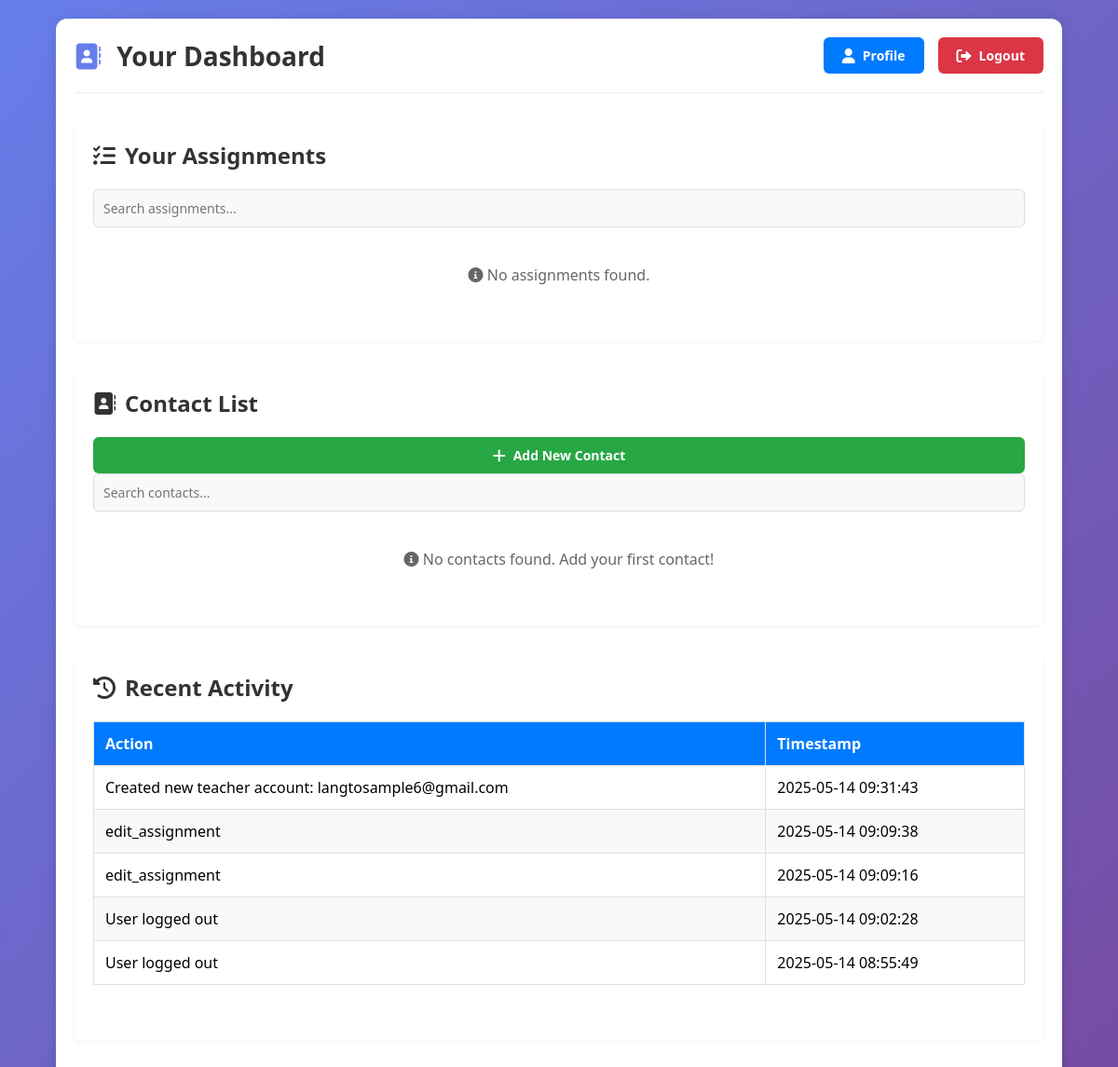
The app's page /pages/user_dashboard.php (signed in) with its own data.
### tables this page shows
CREATE TABLE `logs` (
  `id` int(11) NOT NULL,
  `user_id` int(11) NOT NULL,
  `action` varchar(255) NOT NULL,
  `ip_address` varchar(45) DEFAULT NULL,
  `user_agent` text DEFAULT NULL,
  `timestamp` timestamp NOT NULL DEFAULT current_timestamp(),
  `details` text DEFAULT NULL
);

### pages/user_dashboard.php (the view, shortened to what this page needs)
<?php
require_once __DIR__ . '/../config/database.php';
$user_id = $_SESSION['user_id'];
$stmt = $conn->prepare("SELECT * FROM contacts WHERE user_id = ? AND is_deleted = 0");
$stmt->execute([$user_id]);
$contacts = $stmt->fetchAll();
$stmt = $conn->prepare("SELECT a.*, u.name as teacher_name
                       FROM assignments a
                       JOIN users u ON a.teacher_id = u.id
                       WHERE a.user_id = ? AND a.is_deleted = 0
                       ORDER BY a.due_date ASC");
$stmt->execute([$user_id]);
$assignments = $stmt->fetchAll();
$stmt = $conn->prepare("SELECT l.*, u.name as user_name
                       FROM logs l
                       JOIN users u ON l.user_id = u.id
                       WHERE l.user_id = ?
                       ORDER BY l.timestamp DESC LIMIT 5");
$stmt->execute([$user_id]);
$recent_logs = $stmt->fetchAll();
?>
<!DOCTYPE html>
<html lang="en">
<head>
    <link rel="stylesheet" href="styles.css">
    <link rel="stylesheet" href="https://cdnjs.cloudflare.com/ajax/libs/font-awesome/6.0.0/css/all.min.css">
</head>
<body>
    <div class="container">
        <div class="header">
            <h1><i class="fas fa-address-book"></i> Your Dashboard</h1>
            <div class="nav-buttons">
                <a href="profile.php" class="btn">
                    <i class="fas fa-user"></i> Profile
                </a>
                <a href="logout.php" class="btn btn-danger">
                    <i class="fas fa-sign-out-alt"></i> Logout
                </a>
            </div>
        </div>
        <div class="section">
            <div class="header-actions">
                <h2><i class="fas fa-tasks"></i> Your Assignments</h2>
            </div>
            <div class="search-box">
                <input type="text" id="assignmentSearch" placeholder="Search assignments...">
            </div>
            <div class="table-container">
                <?php if (empty($assignments)): ?>
                    <div class="no-contacts">
                        <i class="fas fa-info-circle"></i> No assignments found.
                    </div>
                <?php endif; ?>
            </div>
        </div>
        <div class="section">
            <div class="header-actions">
                <h2><i class="fas fa-address-book"></i> Contact List</h2>
                <a href="add_contact.php" class="btn btn-success">
                    <i class="fas fa-plus"></i> Add New Contact
                </a>
            </div>
            <div class="search-box">
                <input type="text" id="contactSearch" placeholder="Search contacts...">
            </div>
            <div class="table-container">
                <?php if (empty($contacts)): ?>
                    <div class="no-contacts">
                        <i class="fas fa-info-circle"></i> No contacts found. Add your first contact!
                    </div>
                <?php endif; ?>
            </div>
        </div>
        <div class="section">
            <h2><i class="fas fa-history"></i> Recent Activity</h2>
            <div class="table-container">
                <table>
                    <thead>
                        <tr>
                            <th>Action</th>
                            <th>Timestamp</th>
                        </tr>
                    </thead>
                    <tbody>
                        <?php foreach ($recent_logs as $log): ?>
                            <tr>
                                <td><?= htmlspecialchars($log['action']) ?></td>
                                <td><?= htmlspecialchars($log['timestamp']) ?></td>
                            </tr>
                        <?php endforeach; ?>
                    </tbody>
                </table>
            </div>
        </div>
    </div>
</body>
</html>

### assets/styles.css (style rules this page uses)
:root { --primary-color: #007BFF; --secondary-color: #6c757d; --success-color: #28a745; --danger-color: #dc3545; --warning-color: #ffc107; --info-color: #17a2b8; --light-color: #f8f9fa; --dark-color: #343a40; --border-radius: 8px; --box-shadow: 0 2px 15px rgba(0, 0, 0, 0.1); --transition: all 0.3s ease; }
* { margin: 0; padding: 0; box-sizing: border-box; font-family: 'Segoe UI', Tahoma, Geneva, Verdana, sans-serif; }
body { background: linear-gradient(135deg, #667eea 0%, #764ba2 100%); min-height: 100vh; display: flex; align-items: center; justify-content: center; padding: 20px; }
.container { width: 100%; max-width: 400px; background: rgba(255, 255, 255, 0.95); border-radius: 15px; box-shadow: 0 8px 32px rgba(0, 0, 0, 0.1); backdrop-filter: blur(10px); padding: 30px; }
h1 { color: #333; text-align: center; margin-bottom: 30px; font-size: 28px; }
h1 i { margin-right: 10px; color: #667eea; }
input[type="text"], input[type="email"], input[type="password"] { width: 100%; padding: 12px 15px 12px 45px; border: 2px solid #e1e1e1; border-radius: 8px; font-size: 16px; transition: all 0.3s ease; background: #f8f9fa; }
.btn { width: 100%; padding: 12px; background: #667eea; color: white; border: none; border-radius: 8px; font-size: 16px; font-weight: 600; cursor: pointer; transition: all 0.3s ease; display: flex; align-items: center; justify-content: center; gap: 10px; }

### pages/user_dashboard.php (style rules this page uses)
body { font-family: 'Arial', sans-serif; margin: 0; padding: 0; background-color: #f4f4f9; }
.container { width: 90%; max-width: 1200px; margin: 20px auto; background: #fff; padding: 20px; border-radius: 12px; box-shadow: 0 2px 15px rgba(0, 0, 0, 0.1); }
.header { display: flex; justify-content: space-between; align-items: center; margin-bottom: 30px; padding-bottom: 20px; border-bottom: 1px solid #eee; }
.header h1 { margin: 0; color: #333; }
.nav-buttons { display: flex; gap: 15px; }
.btn { display: inline-flex; align-items: center; gap: 8px; padding: 10px 20px; background-color: #007BFF; color: #fff; border: none; border-radius: 6px; cursor: pointer; text-decoration: none; font-size: 14px; transition: background-color 0.3s; }
.btn i { font-size: 16px; }
.btn-success { background-color: #28a745; }
.btn-danger { background-color: #dc3545; }
.section { background: #fff; padding: 20px; margin-bottom: 30px; border-radius: 8px; box-shadow: 0 2px 5px rgba(0, 0, 0, 0.05); }
.section h2 { color: #333; margin-bottom: 20px; display: flex; align-items: center; gap: 10px; }
.table-container { overflow-x: auto; margin: 20px 0; }
table { width: 100%; border-collapse: collapse; margin-bottom: 20px; background: #fff; }
table th, table td { border: 1px solid #e0e0e0; padding: 12px; text-align: left; }
table th { background-color: #007BFF; color: #fff; font-weight: 600; }
table tr:nth-child(even) { background-color: #f8f9fa; }
.search-box { margin-bottom: 20px; }
.search-box input { width: 100%; padding: 10px; border: 1px solid #ddd; border-radius: 6px; font-size: 14px; }
.no-contacts { text-align: center; padding: 20px; color: #666; }

### records on screen
logs: action "Created new teacher account: langtosample6@gmail.com", timestamp "2025-05-14 09:31:43"
logs: action "edit_assignment", timestamp "2025-05-14 09:09:38"
logs: action "edit_assignment", timestamp "2025-05-14 09:09:16"
logs: action "User logged out", timestamp "2025-05-14 09:02:28"
logs: action "User logged out", timestamp "2025-05-14 08:55:49"
